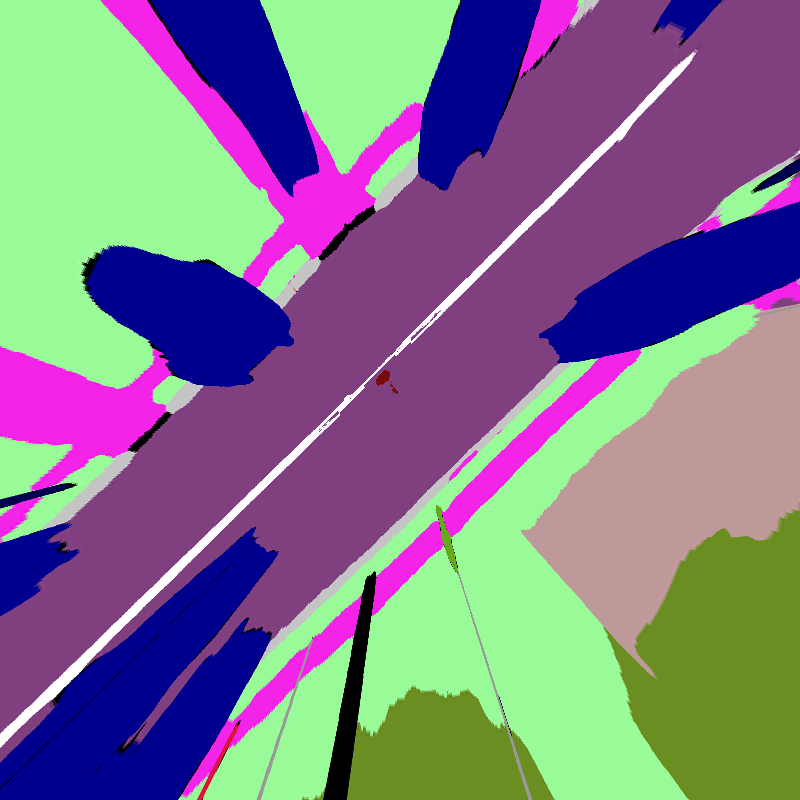
#> input picture AZK1jDGIZC1zmuooSZCzEg_DOM.tif, 800 x 800 px
$ python measure_width-DESKTOP-H2OGE6L.py
#> lines starting #> are read from the running program, lines starting #| are printed output that depends on the picture; after the words box and inside, x2 and y2 are one past the last pixel; in counts of white or black regions, pixels touching at a corner belong together
import cv2
import numpy as np

def cal_witdh():
    img_path = r'AZK1jDGIZC1zmuooSZCzEg_DOM.tif'
    target_ids = [244]
    im_cv = cv2.imread(img_path)
#> im_cv is the input picture: shape (800, 800, 3); mean B, G, R 139, 119.5, 125.7

    red_channel = im_cv[:, :, 2]
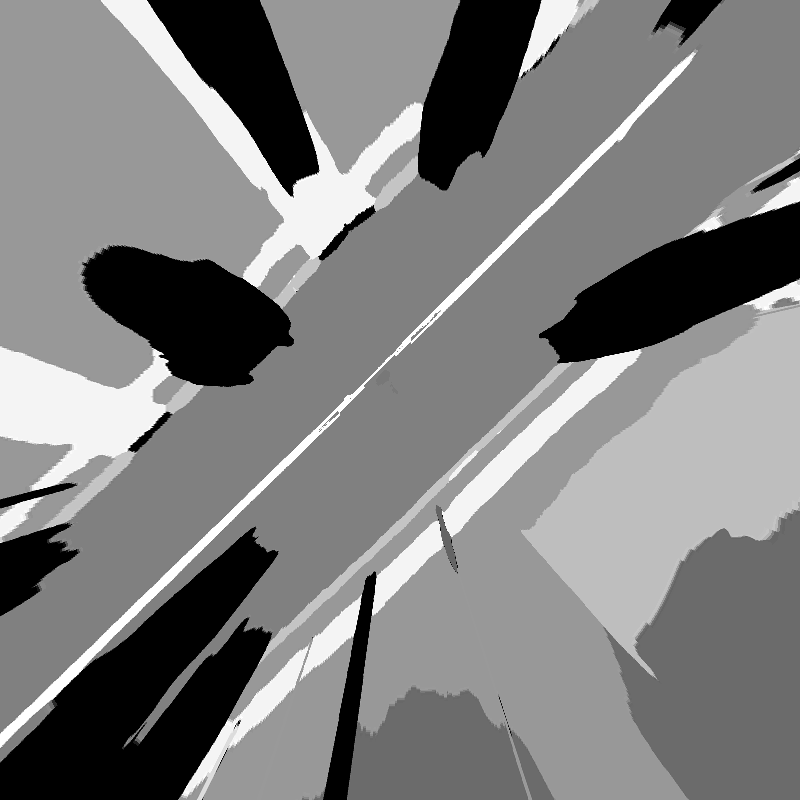
#> red_channel: shape (800, 800); min 0, max 255, mean 125.7
    class_idx = red_channel
    AOI = np.zeros((len(class_idx), len(class_idx)))
#> AOI: shape (800, 800) float64; every value is 0
    for i in target_ids:
        AOI = np.logical_or(AOI, class_idx == i)
        print(AOI)
#> this loop made 1 pass
#> (printed output is left out)
#> pass 1, in cal_witdh, `AOI = np.logical_or(AOI, class_idx == i)`:
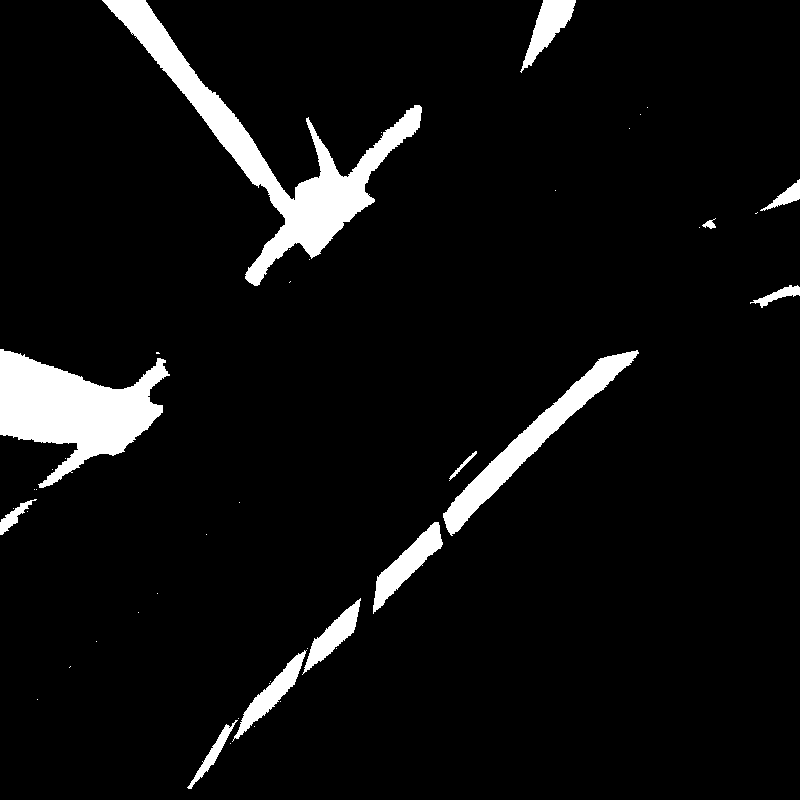
#> AOI: shape (800, 800) bool; 6.3% white; 45 white regions (32 under 20 px), largest, box (x1, y1, x2, y2) and area: (102, 0, 422, 286) 14452, (0, 349, 170, 488) 11951, (443, 350, 639, 536) 5594
    AOI = np.where(AOI == 0, 0, 255)
    print(AOI)
#> (printed output is left out)
    # AOI = cv2.cvtColor(AOI, cv2.COLOR)
    cv2.imshow("Raw image", AOI.astype(np.uint8))
    cv2.waitKey(0)
    cv2.destroyAllWindows()


if __name__ == "__main__":
    cal_witdh()

$ run again, with Ld-CMATy8ZxKap6VAtZTEg_DOM.tif copied over AZK1jDGIZC1zmuooSZCzEg_DOM.tif
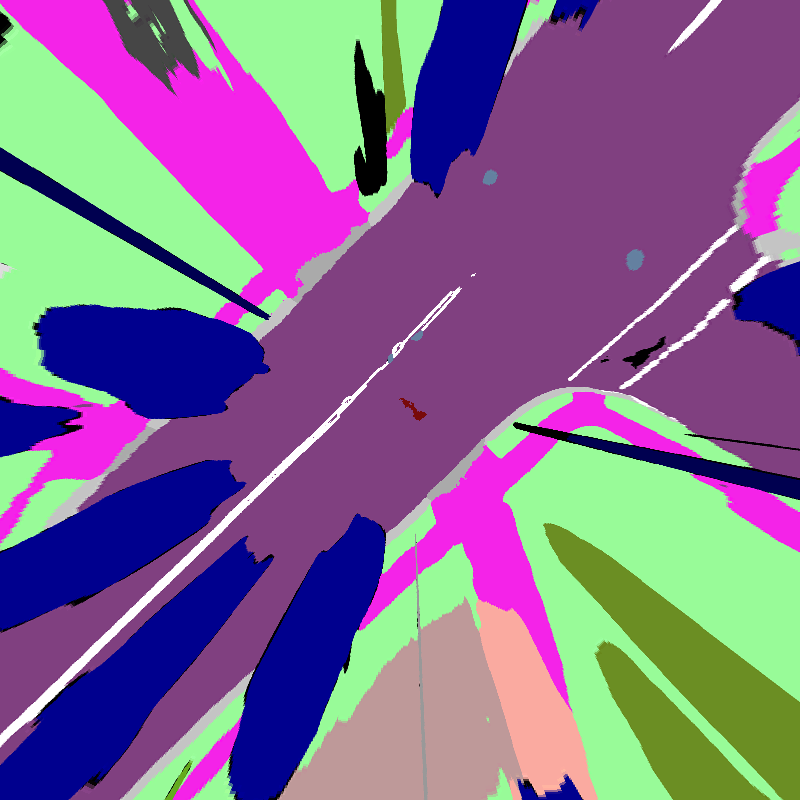
#> input picture Ld-CMATy8ZxKap6VAtZTEg_DOM.tif, 800 x 800 px
#> in cal_witdh, im_cv is the input picture: shape (800, 800, 3); mean B, G, R 144.4, 105.8, 129.4
#> in cal_witdh, `red_channel = im_cv[:, :, 2]`:
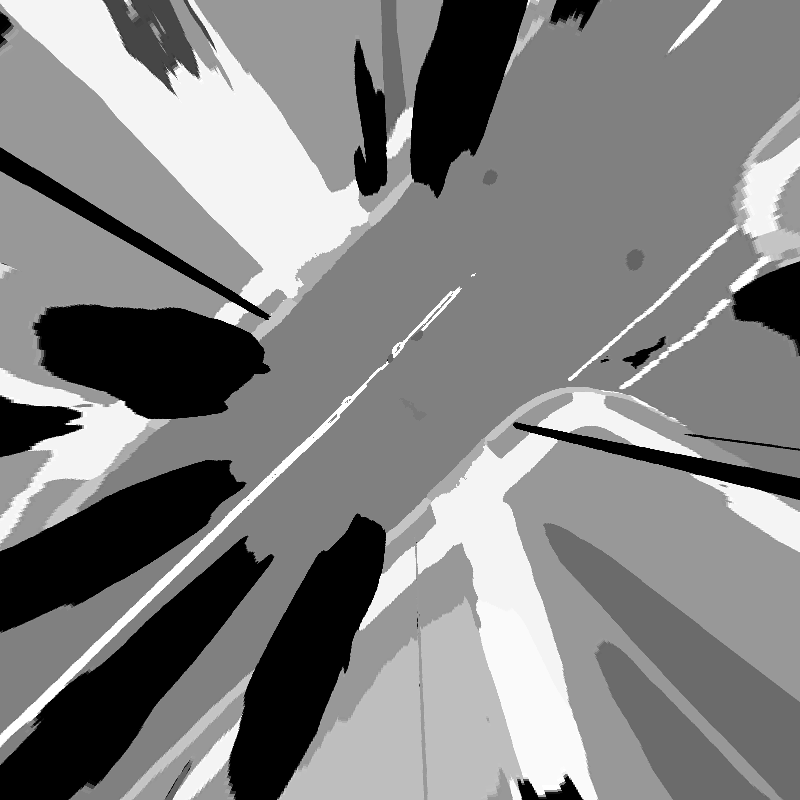
#> red_channel: shape (800, 800); min 0, max 255, mean 129.4
#> the loop in cal_witdh, `for i in target_ids:` made 1 pass
#> (printed output is left out)
#> pass 1, in cal_witdh, `AOI = np.logical_or(AOI, class_idx == i)`:
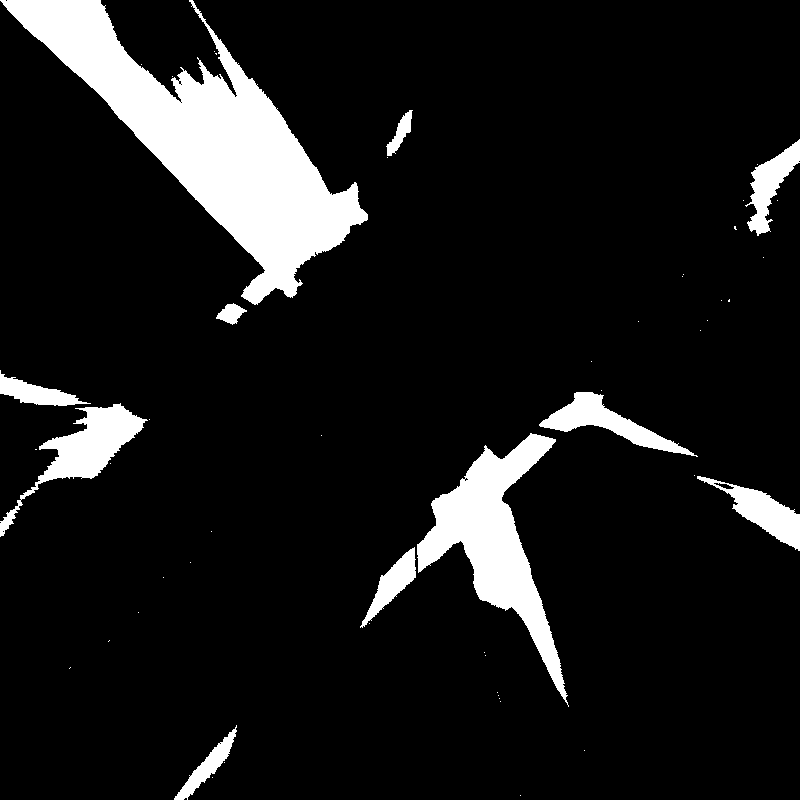
#> AOI: shape (800, 800) bool; 10.2% white; 52 white regions (41 under 20 px), largest, box (x1, y1, x2, y2) and area: (0, 0, 368, 305) 35316, (417, 433, 569, 707) 12853, (0, 403, 148, 537) 4745
#> (printed output is left out)

$ run again, with v-VR9FB7kCxU1eDLEtFiJQ_DOM.tif copied over AZK1jDGIZC1zmuooSZCzEg_DOM.tif
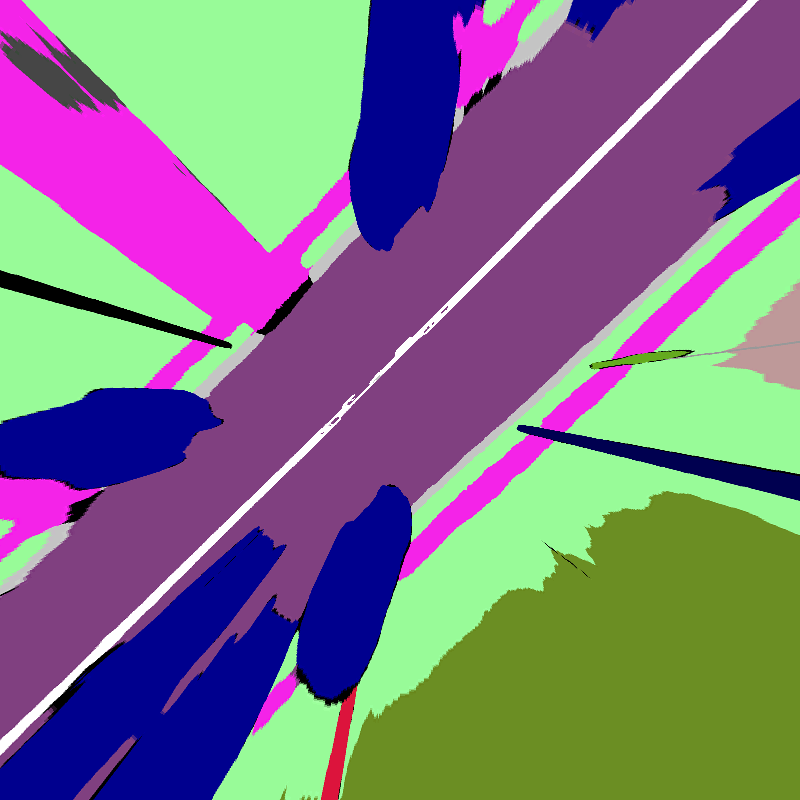
#> input picture v-VR9FB7kCxU1eDLEtFiJQ_DOM.tif, 800 x 800 px
#> in cal_witdh, im_cv is the input picture: shape (800, 800, 3); mean B, G, R 131.9, 114.2, 123.1
#> in cal_witdh, `red_channel = im_cv[:, :, 2]`:
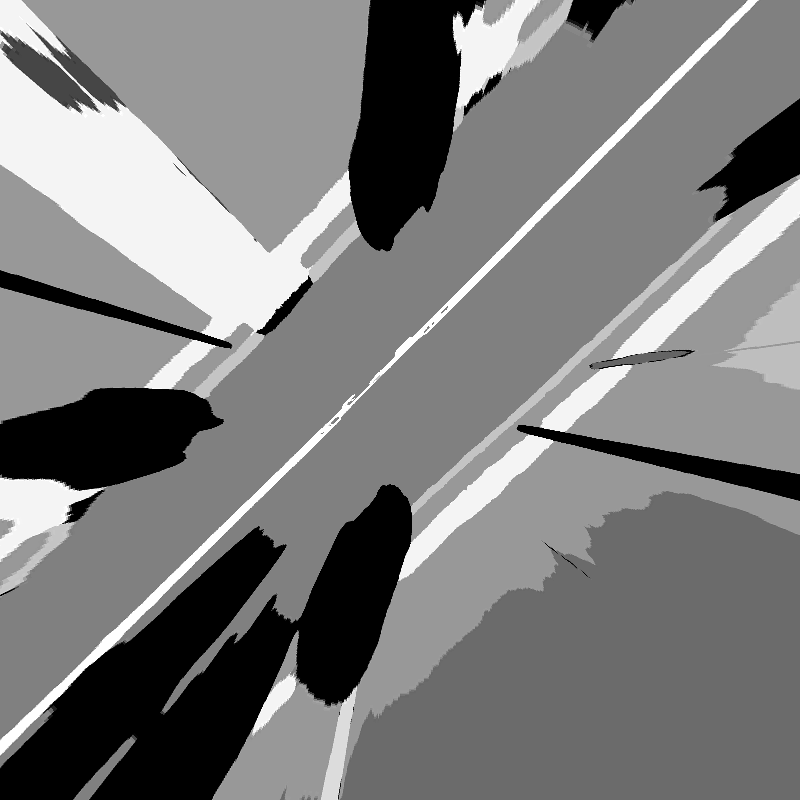
#> red_channel: shape (800, 800); min 0, max 255, mean 123.1
#> the loop in cal_witdh, `for i in target_ids:` made 1 pass
#> (printed output is left out)
#> pass 1, in cal_witdh, `AOI = np.logical_or(AOI, class_idx == i)`:
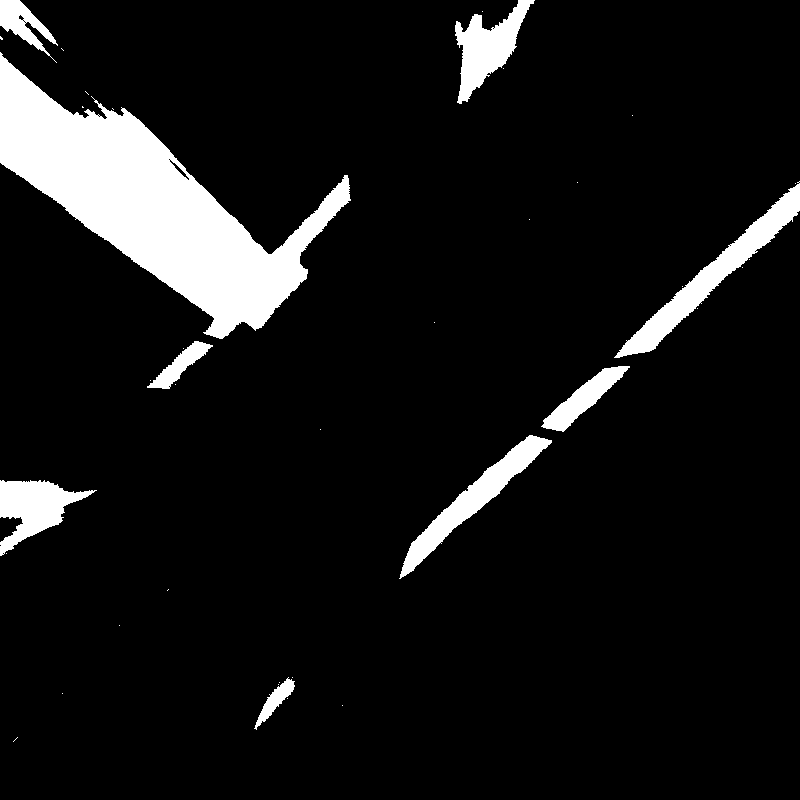
#> AOI: shape (800, 800) bool; 8.8% white; 39 white regions (30 under 20 px), largest, box (x1, y1, x2, y2) and area: (0, 52, 351, 339) 34938, (614, 181, 800, 358) 5272, (399, 435, 552, 579) 4092
#> (printed output is left out)
